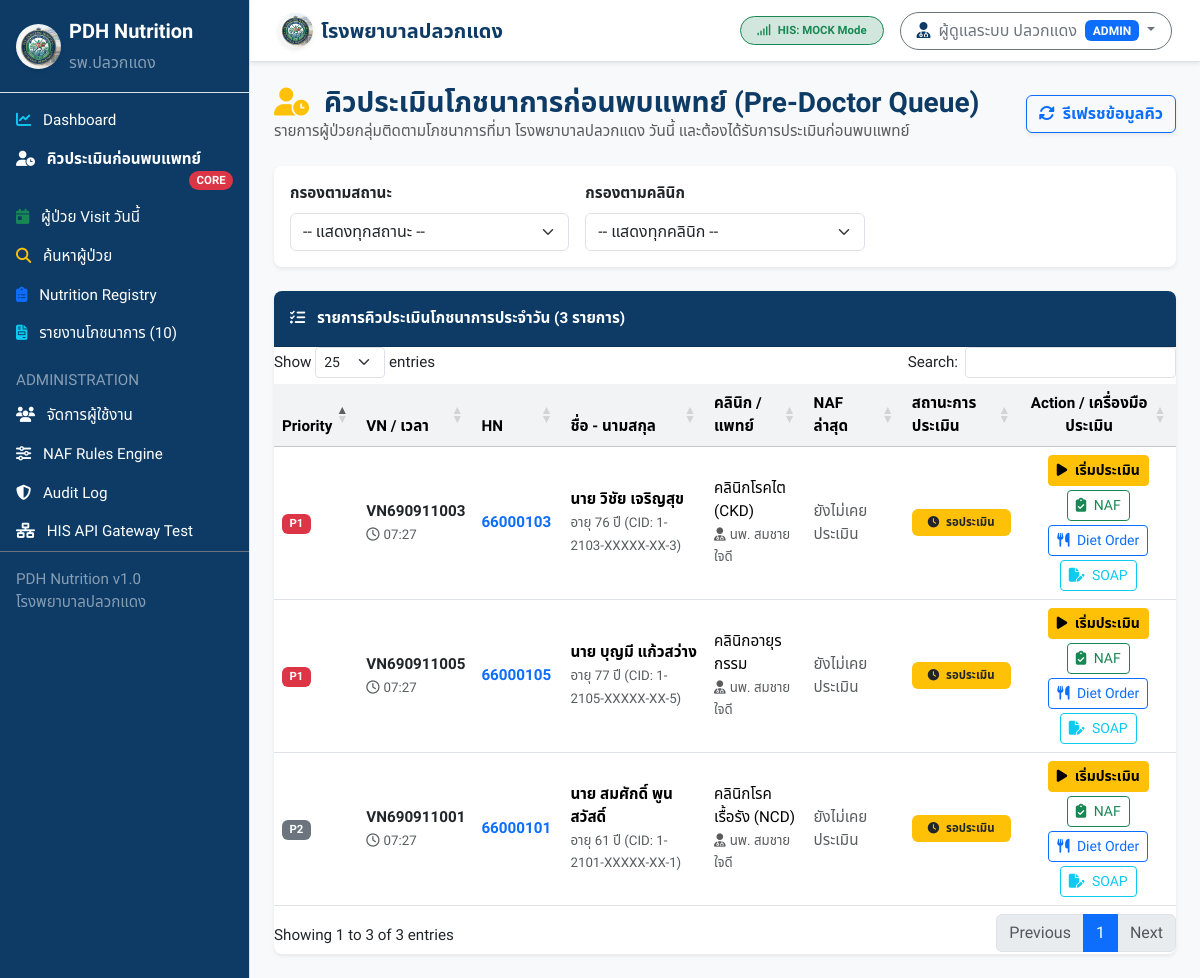
/nutrition-queue (signed in), run on the app's committed database.
### tables this page shows
CREATE TABLE `nutrition_tasks` (
  `id` INT AUTO_INCREMENT PRIMARY KEY,
  `hn` VARCHAR(20) NOT NULL,
  `vn` VARCHAR(30) NOT NULL,
  `visit_date` DATE NOT NULL,
  `clinic` VARCHAR(100) NOT NULL,
  `doctor` VARCHAR(100) NULL,
  `task_type` VARCHAR(50) NOT NULL DEFAULT 'PRE_DOCTOR_ASSESSMENT',
  `risk_level` ENUM('LOW', 'MEDIUM', 'HIGH', 'SEVERE') NOT NULL DEFAULT 'MEDIUM',
  `status` ENUM('WAITING_NUTRITION', 'IN_ASSESSMENT', 'NUTRITION_COMPLETED', 'READY_FOR_DOCTOR', 'REFERRED', 'MISSED', 'CANCELLED') NOT NULL DEFAULT 'WAITING_NUTRITION',
  `priority` INT NOT NULL DEFAULT 3,
  `assigned_to` INT NULL,
  `locked_by` INT NULL,
  `started_at` DATETIME NULL,
  `completed_at` DATETIME NULL,
  `created_at` DATETIME NOT NULL DEFAULT CURRENT_TIMESTAMP,
  UNIQUE KEY `uk_hn_vn_task` (`hn`, `vn`, `task_type`),
  INDEX `idx_tasks_date` (`visit_date`),
  INDEX `idx_tasks_status` (`status`),
  INDEX `idx_tasks_clinic` (`clinic`),
  INDEX `idx_tasks_priority` (`priority`)
);

CREATE TABLE `patients_cache` (
  `hn` VARCHAR(20) PRIMARY KEY,
  `cid` VARCHAR(20) NULL,
  `prefix` VARCHAR(20) NULL,
  `first_name` VARCHAR(50) NOT NULL,
  `last_name` VARCHAR(50) NOT NULL,
  `fullname` VARCHAR(110) NOT NULL,
  `gender` ENUM('MALE', 'FEMALE', 'OTHER') NOT NULL DEFAULT 'MALE',
  `birthdate` DATE NULL,
  `age` INT NULL,
  `phone` VARCHAR(30) NULL,
  `weight` DECIMAL(5,2) NULL,
  `height` DECIMAL(5,2) NULL,
  `bmi` DECIMAL(4,2) NULL,
  `synced_at` DATETIME NOT NULL DEFAULT CURRENT_TIMESTAMP ON UPDATE CURRENT_TIMESTAMP,
  INDEX `idx_patients_cid` (`cid`),
  INDEX `idx_patients_fullname` (`fullname`)
);

### app/Controllers/NutritionQueueController.php (called while the page is built, shortened)
<?php
class NutritionQueueController {
    public function index(): void {
        $filters = [
            'status' => $_GET['status'] ?? '',
            'clinic' => $_GET['clinic'] ?? ''
        ];
        $queueTasks = QueueManagerService::getTodayQueueList($filters);
        require __DIR__ . '/../../views/queue/index.php';
    }
}

### app/Config/AppConfig.php (called while the page is built, shortened)
<?php
class AppConfig {
    private static array $config = [];
    public static function load(): void {
        $envFile = __DIR__ . '/../../.env';
    }
    public static function get(string $key, mixed $default = null): mixed {
        return $_ENV[$key] ?? self::$config[$key] ?? $default;
    }
}

### app/Services/QueueManagerService.php (called while the page is built, shortened)
<?php
class QueueManagerService {
    public static function getTodayQueueList(array $filters = []): array {
        $pdo = Database::getConnection();
        $sql = "
            SELECT t.*, p.fullname, p.age, p.gender, p.cid,
                   n.naf_grade as last_naf_grade, n.assessment_date as last_naf_date, n.total_score as last_naf_score,
                   r.reason as registry_reason,
                   u.fullname as locked_by_name
            FROM nutrition_tasks t
            JOIN patients_cache p ON t.hn = p.hn
            LEFT JOIN nutrition_registry r ON t.hn = r.hn
            LEFT JOIN users u ON t.locked_by = u.id
            LEFT JOIN (
                SELECT hn, naf_grade, assessment_date, total_score,
                       ROW_NUMBER() OVER (PARTITION BY hn ORDER BY assessment_date DESC, id DESC) as rn
                FROM naf_assessments
            ) n ON t.hn = n.hn AND n.rn = 1
            WHERE t.visit_date = CURRENT_DATE()
        ";
        $params = [];
        $sql .= " ORDER BY t.priority ASC, t.created_at ASC";
        $stmt = $pdo->prepare($sql);
        $stmt->execute($params);
        return $stmt->fetchAll(PDO::FETCH_ASSOC);
    }
}

### app/Helpers/SanitizerHelper.php (called while the page is built, shortened)
<?php
class SanitizerHelper {
    public static function maskCid(?string $cid): string {
        $cleaned = preg_replace('/[^0-9]/', '', $cid);
        $part1 = substr($cleaned, 0, 1);
        $part2 = substr($cleaned, 1, 4);
        $part5 = substr($cleaned, 12, 1);
        return "{$part1}-{$part2}-XXXXX-XX-{$part5}";
    }
}

### views/queue/index.php (the view, shortened to what this page needs)
<?php
require __DIR__ . '/../layouts/header.php';
require __DIR__ . '/../layouts/sidebar.php';
?>
<div id="page-content-wrapper" class="w-100">
  <?php require __DIR__ . '/../layouts/navbar.php'; ?>
  <div class="container-fluid p-4">
    <div class="d-flex justify-content-between align-items-center mb-4">
      <div>
        <h3 class="fw-bold text-pdh-blue mb-0">
          <i class="fa-solid fa-user-clock text-warning me-2"></i> คิวประเมินโภชนาการก่อนพบแพทย์ (Pre-Doctor Queue)
        </h3>
        <p class="text-muted mb-0">รายการผู้ป่วยกลุ่มติดตามโภชนาการที่มา โรงพยาบาลปลวกแดง วันนี้ และต้องได้รับการประเมินก่อนพบแพทย์</p>
      </div>
      <div class="d-flex align-items-center gap-2">
        <button onclick="location.reload();" class="btn btn-outline-primary fw-bold shadow-sm">
          <i class="fa-solid fa-rotate me-1"></i> รีเฟรชข้อมูลคิว
        </button>
      </div>
    </div>
    <div class="card p-3 mb-4 bg-white shadow-sm border-0">
      <form method="GET" action="<?= $baseUrl ?>/nutrition-queue" class="row g-3">
        <div class="col-md-4">
          <label class="form-label fw-bold">กรองตามสถานะ</label>
          <select name="status" class="form-select" onchange="this.form.submit()">
            <option value="">-- แสดงทุกสถานะ --</option>
          </select>
        </div>
        <div class="col-md-4">
          <label class="form-label fw-bold">กรองตามคลินิก</label>
          <select name="clinic" class="form-select" onchange="this.form.submit()">
            <option value="">-- แสดงทุกคลินิก --</option>
          </select>
        </div>
      </form>
    </div>
    <div class="card shadow-sm border-0">
      <div class="card-header bg-pdh-blue text-white py-3">
        <i class="fa-solid fa-list-check me-2"></i> รายการคิวประเมินโภชนาการประจำวัน (<?= count($queueTasks) ?> รายการ)
      </div>
      <div class="card-body p-0">
        <div class="table-responsive">
          <table class="table table-hover align-middle mb-0 datatable">
            <thead class="table-light">
              <tr>
                <th width="5%">Priority</th>
                <th width="10%">VN / เวลา</th>
                <th width="10%">HN</th>
                <th width="18%">ชื่อ - นามสกุล</th>
                <th width="12%">คลินิก / แพทย์</th>
                <th width="12%">NAF ล่าสุด</th>
                <th width="13%">สถานะการประเมิน</th>
                <th width="20%" class="text-center">Action / เครื่องมือประเมิน</th>
              </tr>
            </thead>
            <tbody>
              <?php if (empty($queueTasks)): ?>
                <tr>
                  <td colspan="8" class="text-center py-4 text-muted">ไม่พบรายการคิวประเมินโภชนาการในขณะนี้</td>
                </tr>
              <?php else: ?>
                <?php foreach ($queueTasks as $t): ?>
                  <tr>
                    <td>
                      <span class="badge bg-<?= ($t['priority'] === 1) ? 'danger' : 'secondary' ?> fs-7">P<?= $t['priority'] ?></span>
                    </td>
                    <td>
                      <div class="fw-bold text-dark"><?= htmlspecialchars($t['vn']) ?></div>
                      <small class="text-muted"><i class="fa-regular fa-clock me-1"></i><?= date('H:i', strtotime($t['created_at'])) ?></small>
                    </td>
                    <td>
                      <a href="<?= $baseUrl ?>/patient/<?= htmlspecialchars($t['hn']) ?>" class="fw-bold text-decoration-none">
                        <?= htmlspecialchars($t['hn']) ?>
                      </a>
                    </td>
                    <td>
                      <div class="fw-bold"><?= htmlspecialchars($t['fullname']) ?></div>
                      <small class="text-muted">อายุ <?= $t['age'] ?> ปี (CID: <?= SanitizerHelper::maskCid($t['cid']) ?>)</small>
                    </td>
                    <td>
                      <div><?= htmlspecialchars($t['clinic']) ?></div>
                      <small class="text-muted"><i class="fa-solid fa-user-doctor me-1"></i><?= htmlspecialchars($t['doctor']) ?></small>
                    </td>
                    <td>
                      <?php if ($t['last_naf_grade']): ?>
                        <span class="badge badge-naf-<?= strtolower(substr($t['last_naf_grade'], -1)) ?>">
                          <?= htmlspecialchars($t['last_naf_grade']) ?> (Score: <?= $t['last_naf_score'] ?>)
                        </span>
                        <div class="fs-8 text-muted"><?= DateHelper::formatThaiDate($t['last_naf_date'], true) ?></div>
                      <?php else: ?>
                        <span class="text-muted fs-7">ยังไม่เคยประเมิน</span>
                      <?php endif; ?>
                    </td>
                    <td>
                      <?php if ($t['status'] === 'WAITING_NUTRITION'): ?>
                        <span class="badge bg-warning text-dark px-3 py-2 fs-7"><i class="fa-solid fa-clock me-1"></i> รอประเมิน</span>
                      <?php elseif ($t['status'] === 'IN_ASSESSMENT'): ?>
                        <span class="badge bg-primary px-3 py-2 fs-7"><i class="fa-solid fa-spinner fa-spin me-1"></i> กำลังประเมิน (<?= htmlspecialchars($t['locked_by_name'] ?? 'เจ้าหน้าที่') ?>)</span>
                      <?php elseif ($t['status'] === 'NUTRITION_COMPLETED' || $t['status'] === 'READY_FOR_DOCTOR'): ?>
                        <span class="badge bg-success px-3 py-2 fs-7"><i class="fa-solid fa-circle-check me-1"></i> READY FOR DOCTOR</span>
                      <?php endif; ?>
                    </td>
                    <td>
                      <div class="d-flex flex-wrap gap-1 justify-content-center">
                        <?php if ($t['status'] === 'WAITING_NUTRITION'): ?>
                          <button onclick="startAssessment(<?= $t['id'] ?>)" class="btn btn-sm btn-warning fw-bold">
                            <i class="fa-solid fa-play me-1"></i> เริ่มประเมิน
                          </button>
                        <?php endif; ?>
                        <a href="<?= $baseUrl ?>/naf/create?hn=<?= $t['hn'] ?>&vn=<?= $t['vn'] ?>" class="btn btn-sm btn-outline-success">
                          <i class="fa-solid fa-clipboard-check me-1"></i> NAF
                        </a>
                        <a href="<?= $baseUrl ?>/diet/create?hn=<?= $t['hn'] ?>&vn=<?= $t['vn'] ?>" class="btn btn-sm btn-outline-primary">
                          <i class="fa-solid fa-utensils me-1"></i> Diet Order
                        </a>
                        <a href="<?= $baseUrl ?>/notes/create?hn=<?= $t['hn'] ?>&vn=<?= $t['vn'] ?>" class="btn btn-sm btn-outline-info">
                          <i class="fa-solid fa-file-pen me-1"></i> SOAP
                        </a>
                      </div>
                    </td>
                  </tr>
                <?php endforeach; ?>
              <?php endif; ?>
            </tbody>
          </table>
        </div>
      </div>
    </div>
  </div>
</div>
<?php require __DIR__ . '/../layouts/footer.php'; ?>

### data on the page
nutrition_tasks: priority "1", vn "VN690911003", created_at "07:27", hn "66000103", patients_cache.fullname "นาย วิชัย เจริญสุข", patients_cache.age "76", patients_cache.cid "1-2103-XXXXX-XX-3", clinic "คลินิกโรคไต (CKD)", doctor "นพ. สมชาย ใจดี", shows "รอประเมิน"
nutrition_tasks: priority "1", vn "VN690911005", created_at "07:27", hn "66000105", patients_cache.fullname "นาย บุญมี แก้วสว่าง", patients_cache.age "77", patients_cache.cid "1-2105-XXXXX-XX-5", clinic "คลินิกอายุรกรรม", doctor "นพ. สมชาย ใจดี", shows "รอประเมิน"
nutrition_tasks: priority "2", vn "VN690911001", created_at "07:27", hn "66000101", patients_cache.fullname "นาย สมศักดิ์ พูนสวัสดิ์", patients_cache.age "61", patients_cache.cid "1-2101-XXXXX-XX-1", clinic "คลินิกโรคเรื้อรัง (NCD)", doctor "นพ. สมชาย ใจดี", shows "รอประเมิน"

### other printed values
$hisDriver "MOCK"
$userName "ผู้ดูแลระบบ ปลวกแดง"
$userRole "ADMIN"
count($queueTasks) "3"
